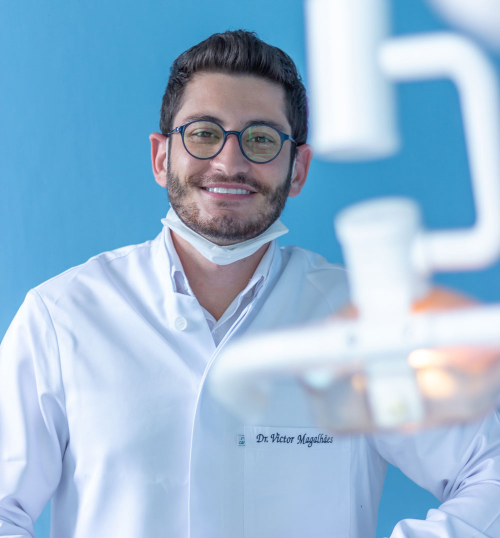
#> input picture images/about-2.jpg, 1000 x 1076 px, given in place of the camera (shown at 1/2 size)
$ python vaayapaaru.py
#> lines starting #> are read from the running program, lines starting #| are printed output that depends on the picture; after the words box and inside, x2 and y2 are one past the last pixel; in counts of white or black regions, pixels touching at a corner belong together
import cv2
import numpy as np

mouth_cascade = cv2.CascadeClassifier('mouth.xml')

if mouth_cascade.empty():
  raise IOError('Unable to load the mouth cascade classifier xml file')

cap = cv2.VideoCapture(0)
ds_factor = 0.5

while True:
    ret, frame = cap.read()
#> frame is the input picture: shape (1076, 1000, 3); mean B, G, R 212.3, 185, 152.5
    frame = cv2.resize(frame, None, fx=ds_factor, fy=ds_factor, interpolation=cv2.INTER_AREA)
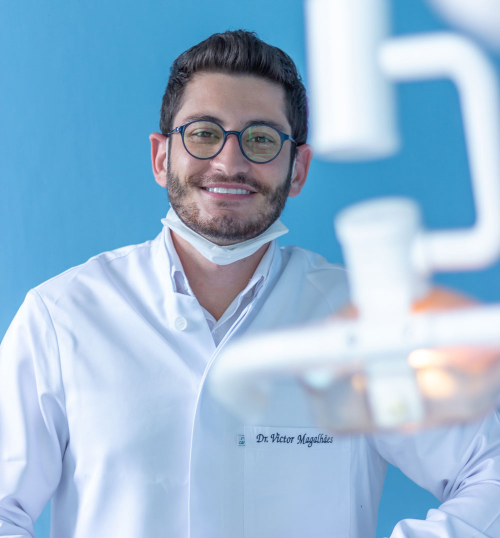
#> frame: shape (538, 500, 3); mean B, G, R 212.4, 185.1, 152.7
    gray = cv2.cvtColor(frame, cv2.COLOR_BGR2GRAY)
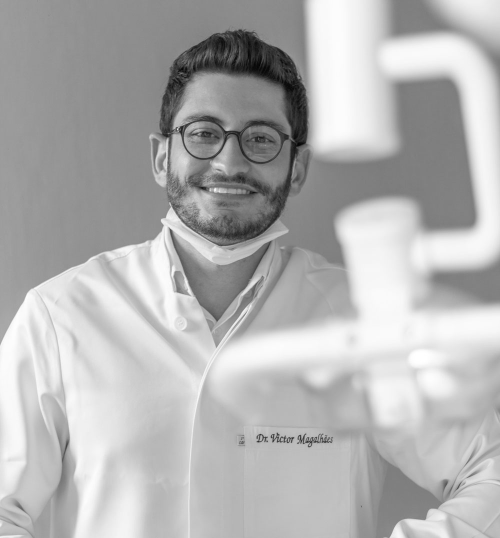
#> gray: shape (538, 500); min 4, max 255, mean 178.5

    mouth_rects = mouth_cascade.detectMultiScale(gray, 1.7, 11)
#> mouth_rects = [[192, 172, 72, 43]]
    for (x,y,w,h) in mouth_rects:
        y = int(y - 0.15*h)
        cv2.rectangle(frame, (x,y), (x+w,y+h), (0,255,0), 3)
        cv2.putText(frame,'No Mask Nigga',(50, 50),cv2.FONT_HERSHEY_SIMPLEX, 1,(0, 255, 255),2,cv2.LINE_4)
        break
#> this loop made 1 pass
#> (x, y, w, h) on pass 1: (192, 165, 72, 43)
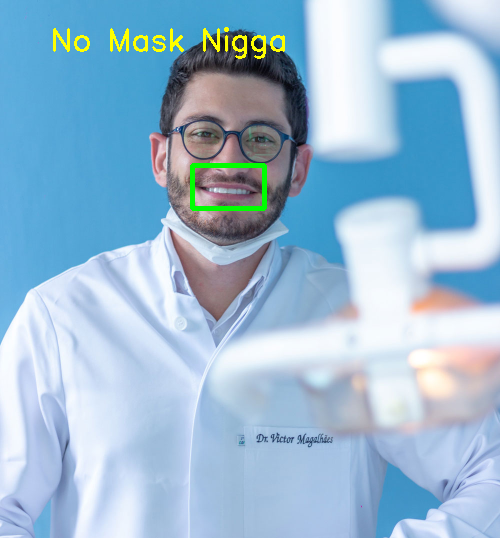
#> frame: shape (538, 500, 3); 1.06% of pixels changed, all inside (x1, y1, x2, y2) = (53, 27, 285, 211)

    cv2.imshow('Mouth Detector', frame)

    c = cv2.waitKey(1)
#> (key Esc is pressed here)
    if c == 27:
        break

cap.release()
cv2.destroyAllWindows()

$ run again, on images/about.jpg
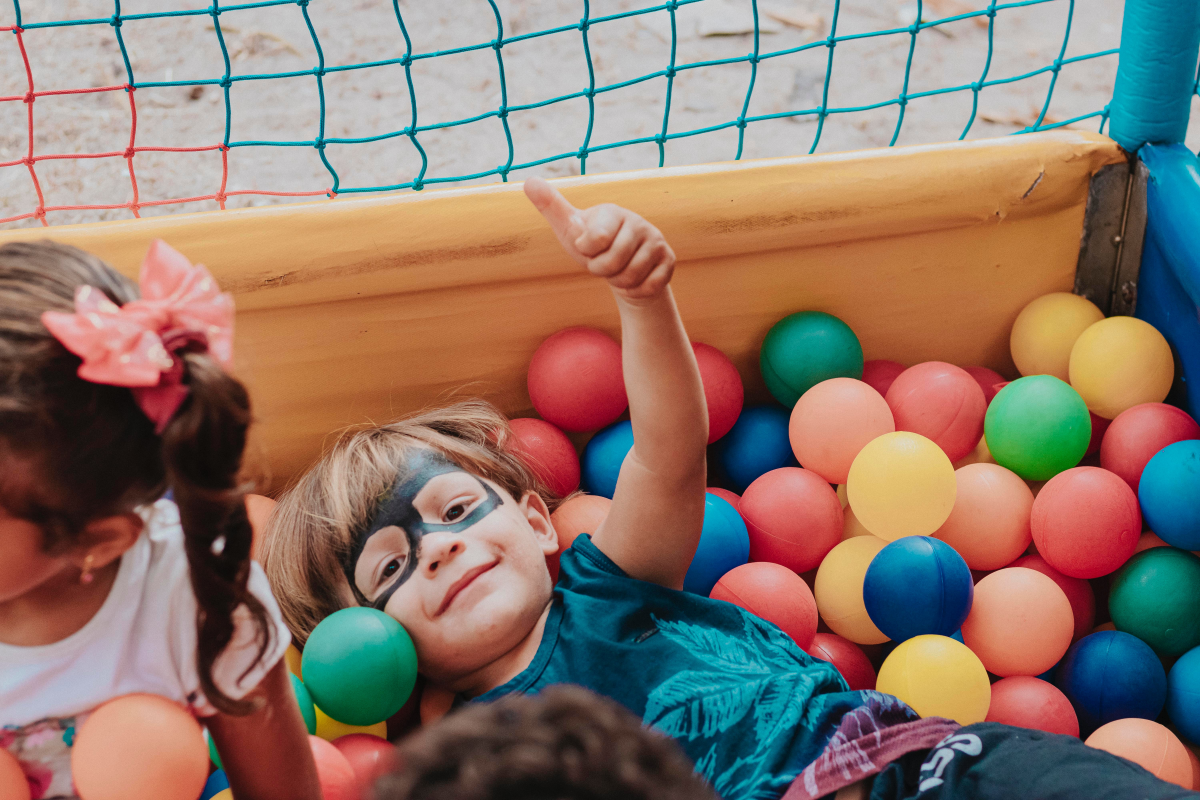
#> input picture images/about.jpg, 6000 x 4000 px, given in place of the camera (shown at 1/5 size)
#> frame is the input picture: shape (4000, 6000, 3); mean B, G, R 107.4, 119.4, 140.6
#> `gray = cv2.cvtColor(frame, cv2.COLOR_BGR2GRAY)`:
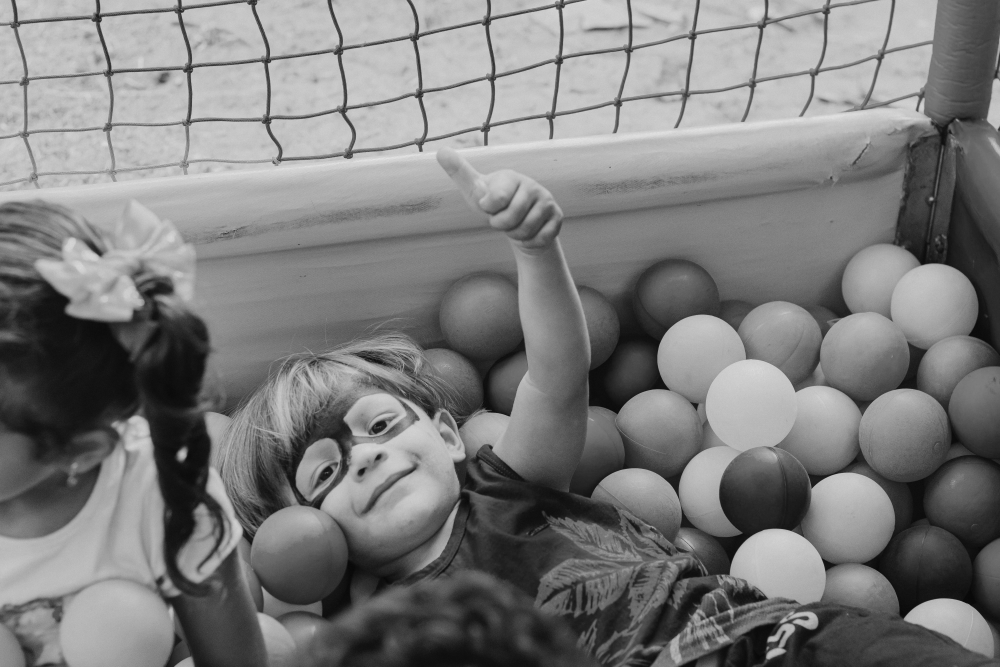
#> gray: shape (2000, 3000) (shown at 1/3 size); min 3, max 233, mean 124.5
#> mouth_rects = [[135, 509, 72, 43], [795, 1801, 209, 125]]
#> the loop `for (x,y,w,h) in mouth_rects:` made 1 pass
#> (x, y, w, h) on pass 1: (135, 502, 72, 43)

$ run again, on images/bg_11.jpg
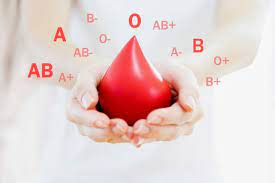
#> input picture images/bg_11.jpg, 275 x 183 px, given in place of the camera
#> frame is the input picture: shape (183, 275, 3); mean B, G, R 208, 209.5, 230.3
#> `frame = cv2.resize(frame, None, fx=ds_factor, fy=ds_factor, interpolat..`:
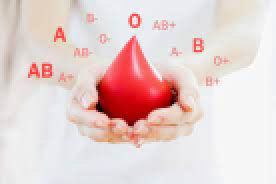
#> frame: shape (92, 138, 3) (shown 2 times larger); mean B, G, R 208.4, 209.9, 230.5
#> `gray = cv2.cvtColor(frame, cv2.COLOR_BGR2GRAY)`:
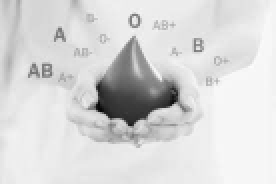
#> gray: shape (92, 138) (shown 2 times larger); min 7, max 253, mean 215.8
#> mouth_rects = ()
